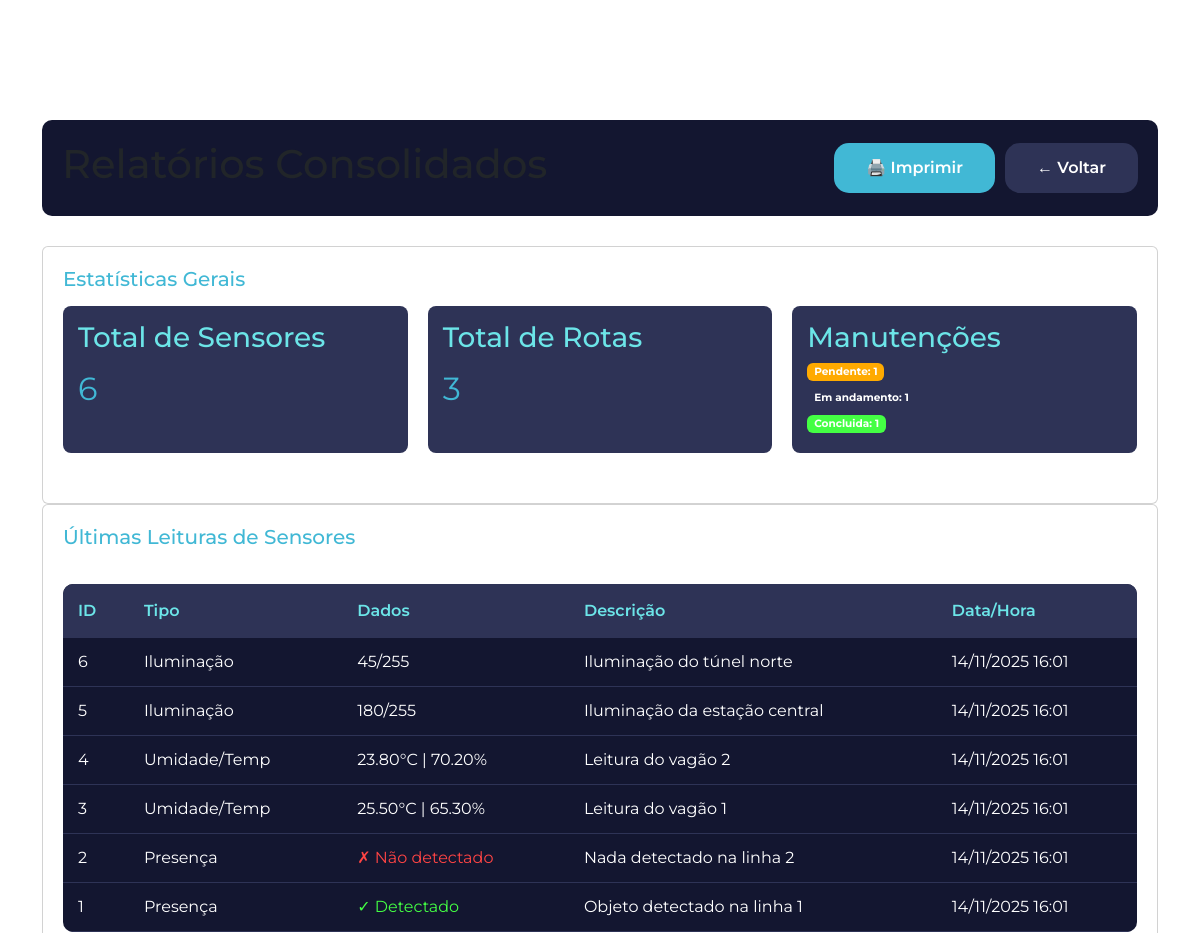
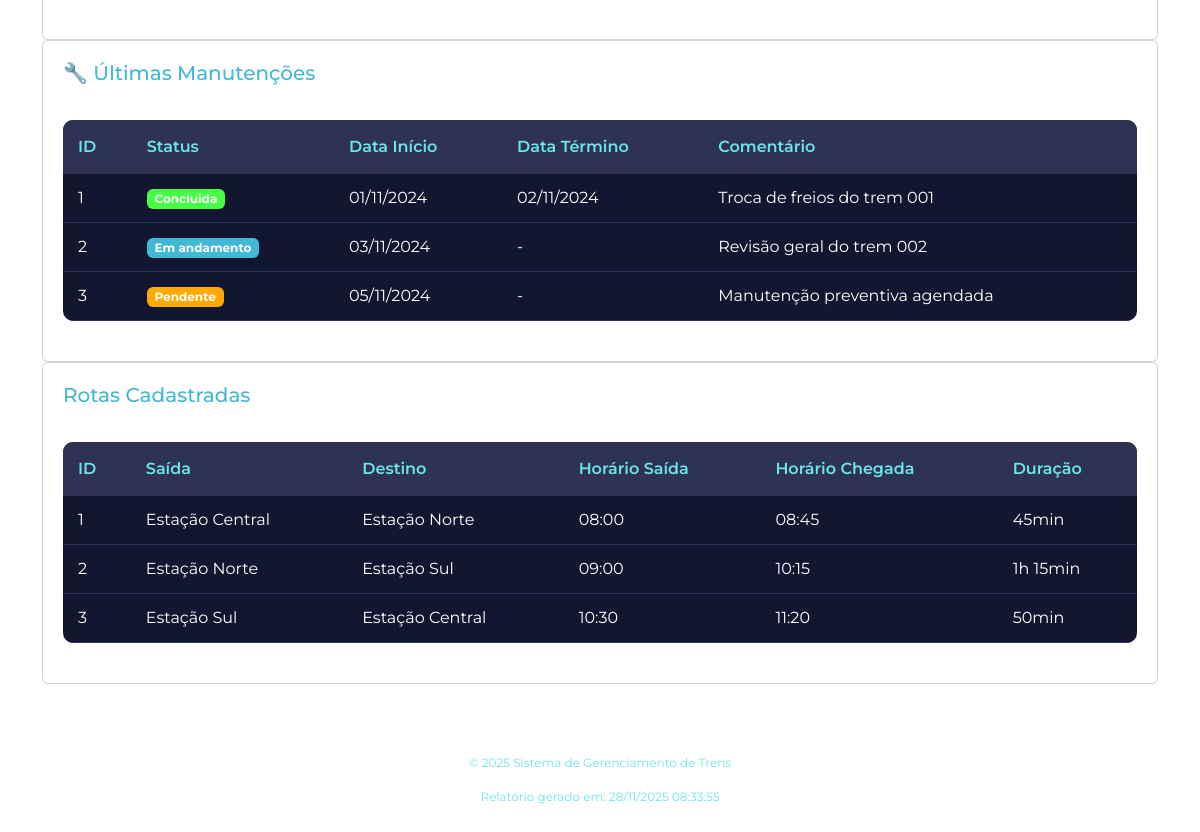
The page /relatorios/visualizar.php (signed in) on the database its author committed (2 pictures, top to bottom).
### tables this page shows
CREATE TABLE sensores (
    id_sensor INT NOT NULL AUTO_INCREMENT PRIMARY KEY,
    tipo_sensor ENUM('presenca', 'umidade_temperatura', 'iluminacao') NOT NULL,
    
     
     
    presenca_detectada TINYINT(1) DEFAULT NULL,
    
     
    temperatura DECIMAL(5,2) DEFAULT NULL,   
    umidade DECIMAL(5,2) DEFAULT NULL,       
    
     
    nivel_iluminacao INT DEFAULT NULL,       
    
     
    descricao VARCHAR(200) DEFAULT NULL,
    timestamp_leitura TIMESTAMP DEFAULT CURRENT_TIMESTAMP,
    
    INDEX idx_tipo (tipo_sensor),
    INDEX idx_timestamp (timestamp_leitura)
);

CREATE TABLE manutencoes (
    id_manutencao INT NOT NULL AUTO_INCREMENT PRIMARY KEY,
    status_manutencao ENUM('pendente', 'em_andamento', 'concluida', 'cancelada') NOT NULL DEFAULT 'pendente',
    data_inicio DATE NOT NULL,
    data_termino DATE DEFAULT NULL,
    comentario TEXT DEFAULT NULL,
    criado_em TIMESTAMP DEFAULT CURRENT_TIMESTAMP,
    atualizado_em TIMESTAMP DEFAULT CURRENT_TIMESTAMP ON UPDATE CURRENT_TIMESTAMP,
    
    INDEX idx_status (status_manutencao),
    INDEX idx_data_inicio (data_inicio)
);

CREATE TABLE rotas (
    id_rota INT NOT NULL AUTO_INCREMENT PRIMARY KEY,
    local_saida VARCHAR(100) NOT NULL,
    local_destino VARCHAR(100) NOT NULL,
    horario_saida TIME NOT NULL,
    horario_chegada TIME NOT NULL,
    criado_em TIMESTAMP DEFAULT CURRENT_TIMESTAMP,
    
    INDEX idx_saida (local_saida),
    INDEX idx_destino (local_destino)
);

### config.php (called while the page is built, shortened)
<?php
function sanitizar($texto) {
    return htmlspecialchars($texto, ENT_QUOTES, 'UTF-8');
}
function calcularDuracao($inicio, $fim) {
    $dt_inicio = new DateTime($inicio);
    $dt_fim = new DateTime($fim);
    $intervalo = $dt_inicio->diff($dt_fim);
    $horas = $intervalo->h;
    $minutos = $intervalo->i;
    if ($horas > 0) {
        return $horas . "h " . $minutos . "min";
    }
    return $minutos . "min";
}
function formatarData($data) {
    if (empty($data)) return '-';
    $dt = new DateTime($data);
    return $dt->format('d/m/Y');
}
function formatarTimestamp($timestamp) {
    $dt = new DateTime($timestamp);
    return $dt->format('d/m/Y H:i');
}
?>

### relatorios/visualizar.php (the view, shortened to what this page needs)
<?php
require_once '../config.php';
try {
    $sql = "SELECT * FROM sensores ORDER BY timestamp_leitura DESC LIMIT 10";
    $stmt = $pdo->query($sql);
    $sensores = $stmt->fetchAll();
} catch(PDOException $e) {
    $sensores = [];
}
try {
    $sql = "SELECT * FROM manutencoes ORDER BY criado_em DESC LIMIT 10";
    $stmt = $pdo->query($sql);
    $manutencoes = $stmt->fetchAll();
} catch(PDOException $e) {
    $manutencoes = [];
}
try {
    $sql = "SELECT * FROM rotas ORDER BY criado_em DESC LIMIT 10";
    $stmt = $pdo->query($sql);
    $rotas = $stmt->fetchAll();
} catch(PDOException $e) {
    $rotas = [];
}
try {
    $stmt = $pdo->query("SELECT COUNT(*) as total FROM sensores");
    $totalSensores = $stmt->fetch()['total'];
    $stmt = $pdo->query("SELECT status_manutencao, COUNT(*) as total FROM manutencoes GROUP BY status_manutencao");
    $statusManutencoes = $stmt->fetchAll();
    $stmt = $pdo->query("SELECT COUNT(*) as total FROM rotas");
    $totalRotas = $stmt->fetch()['total'];
} catch(PDOException $e) {
    $totalSensores = 0;
    $statusManutencoes = [];
    $totalRotas = 0;
}
?>
<!DOCTYPE html>
<html lang="pt-BR">
<head>
    <link rel="stylesheet" href="../css/estilo.css">
    <link href="https://cdn.jsdelivr.net/npm/bootstrap@5.3.8/dist/css/bootstrap.min.css" rel="stylesheet">
</head>
<body>
    <div class="container" style="padding-top: 120px;">
        <div class="header-dashboard">
            <h1>Relatórios Consolidados</h1>
            <div style="display: flex; gap: 10px;">
                <button onclick="window.print()" class="botao botao-primario">🖨️ Imprimir</button>
                <a href="../dashboard.php" class="botao botao-secundario">← Voltar</a>
            </div>
        </div>
        <div class="card">
            <h2>Estatísticas Gerais</h2>
            <div class="cards-container">
                <div style="background-color: #2e3356; padding: 15px; border-radius: 8px;">
                    <h3 style="color: #6ce5e8; margin: 0;">Total de Sensores</h3>
                    <p style="font-size: 32px; margin: 10px 0; color: #41b8d5;"><?= $totalSensores ?></p>
                </div>
                <div style="background-color: #2e3356; padding: 15px; border-radius: 8px;">
                    <h3 style="color: #6ce5e8; margin: 0;">Total de Rotas</h3>
                    <p style="font-size: 32px; margin: 10px 0; color: #41b8d5;"><?= $totalRotas ?></p>
                </div>
                <div style="background-color: #2e3356; padding: 15px; border-radius: 8px;">
                    <h3 style="color: #6ce5e8; margin: 0;">Manutenções</h3>
                    <?php foreach($statusManutencoes as $status): ?>
                        <p style="margin: 5px 0;">
                            <span class="badge badge-<?= $status['status_manutencao'] ?>">
                                <?= ucfirst(str_replace('_', ' ', $status['status_manutencao'])) ?>: <?= $status['total'] ?>
                            </span>
                        </p>
                    <?php endforeach; ?>
                </div>
            </div>
        </div>
        <div class="card">
            <h2>Últimas Leituras de Sensores</h2>
            <?php if (empty($sensores)): ?>
                <p style="text-align: center; color: #6ce5e8;">Nenhum sensor registrado.</p>
            <?php else: ?>
                <div class="tabela-container">
                    <table class="tabela">
                        <thead>
                            <tr>
                                <th>ID</th>
                                <th>Tipo</th>
                                <th>Dados</th>
                                <th>Descrição</th>
                                <th>Data/Hora</th>
                            </tr>
                        </thead>
                        <tbody>
                            <?php foreach($sensores as $sensor): ?>
                            <tr>
                                <td><?= $sensor['id_sensor'] ?></td>
                                <td>
                                    <?php
                                    $tipos = [
                                        'presenca' => 'Presença',
                                        'umidade_temperatura' => 'Umidade/Temp',
                                        'iluminacao' => 'Iluminação'
                                    ];
                                    echo $tipos[$sensor['tipo_sensor']] ?? $sensor['tipo_sensor'];
                                    ?>
                                </td>
                                <td>
                                    <?php
                                    if ($sensor['tipo_sensor'] == 'presenca') {
                                        echo $sensor['presenca_detectada'] ?
                                            '<span style="color: #44ff44;">✓ Detectado</span>' :
                                            '<span style="color: #ff4444;">✗ Não detectado</span>';
                                    } elseif ($sensor['tipo_sensor'] == 'umidade_temperatura') {
                                        echo "" . $sensor['temperatura'] . "°C | ";
                                        echo "" . $sensor['umidade'] . "%";
                                    } elseif ($sensor['tipo_sensor'] == 'iluminacao') {
                                        echo "" . $sensor['nivel_iluminacao'] . "/255";
                                    }
                                    ?>
                                </td>
                                <td><?= sanitizar($sensor['descricao'] ?? '-') ?></td>
                                <td><?= formatarTimestamp($sensor['timestamp_leitura']) ?></td>
                            </tr>
                            <?php endforeach; ?>
                        </tbody>
                    </table>
                </div>
            <?php endif; ?>
        </div>
        <div class="card">
            <h2>🔧 Últimas Manutenções</h2>
            <?php if (empty($manutencoes)): ?>
                <p style="text-align: center; color: #6ce5e8;">Nenhuma manutenção registrada.</p>
            <?php else: ?>
                <div class="tabela-container">
                    <table class="tabela">
                        <thead>
                            <tr>
                                <th>ID</th>
                                <th>Status</th>
                                <th>Data Início</th>
                                <th>Data Término</th>
                                <th>Comentário</th>
                            </tr>
                        </thead>
                        <tbody>
                            <?php foreach($manutencoes as $man): ?>
                            <tr>
                                <td><?= $man['id_manutencao'] ?></td>
                                <td>
                                    <?php
                                    $badges = [
                                        'pendente' => 'badge-pendente',
                                        'em_andamento' => 'badge-andamento',
                                        'concluida' => 'badge-concluida',
                                        'cancelada' => 'badge-cancelada'
                                    ];
                                    $classe = $badges[$man['status_manutencao']] ?? '';
                                    ?>
                                    <span class="badge <?= $classe ?>">
                                        <?= ucfirst(str_replace('_', ' ', $man['status_manutencao'])) ?>
                                    </span>
                                </td>
                                <td><?= formatarData($man['data_inicio']) ?></td>
                                <td><?= formatarData($man['data_termino']) ?></td>
                                <td><?= sanitizar(substr($man['comentario'], 0, 80)) ?></td>
                            </tr>
                            <?php endforeach; ?>
                        </tbody>
                    </table>
                </div>
            <?php endif; ?>
        </div>
        <div class="card">
            <h2>Rotas Cadastradas</h2>
            <?php if (empty($rotas)): ?>
                <p style="text-align: center; color: #6ce5e8;">Nenhuma rota registrada.</p>
            <?php else: ?>
                <div class="tabela-container">
                    <table class="tabela">
                        <thead>
                            <tr>
                                <th>ID</th>
                                <th>Saída</th>
                                <th>Destino</th>
                                <th>Horário Saída</th>
                                <th>Horário Chegada</th>
                                <th>Duração</th>
                            </tr>
                        </thead>
                        <tbody>
                            <?php foreach($rotas as $rota): ?>
                            <tr>
                                <td><?= $rota['id_rota'] ?></td>
                                <td><?= sanitizar($rota['local_saida']) ?></td>
                                <td><?= sanitizar($rota['local_destino']) ?></td>
                                <td><?= substr($rota['horario_saida'], 0, 5) ?></td>
                                <td><?= substr($rota['horario_chegada'], 0, 5) ?></td>
                                <td><?= calcularDuracao($rota['horario_saida'], $rota['horario_chegada']) ?></td>
                            </tr>
                            <?php endforeach; ?>
                        </tbody>
                    </table>
                </div>
            <?php endif; ?>
        </div>
        <div class="rodape">
            <p>© 2025 Sistema de Gerenciamento de Trens</p>
            <p>Relatório gerado em: <?= date('d/m/Y H:i:s') ?></p>
        </div>
    </div>
</body>
</html>

### css/estilo.css (style rules this page uses)
* { margin: 0; padding: 0; box-sizing: border-box; font-family: "Montserrat", sans-serif; }
body { background-color: #1a1e34; color: white; min-height: 100vh; }
.container { max-width: 1200px; margin: 0 auto; padding: 20px; }
h1 { color: white; font-size: 2rem; margin-bottom: 1rem; }
h2 { color: #41b8d5; font-size: 1.5rem; margin-bottom: 1rem; }
h3 { color: rgb(207, 207, 207); font-size: 1.2rem; margin-top: 0; }
.botao { padding: 0.8rem 2rem; border: none; border-radius: 15px; cursor: pointer; font-size: 16px; font-weight: 600; transition: all 0.3s; text-decoration: none; display: inline-block; }
.botao-primario { background-color: #41b8d5; color: white; }
.botao-secundario { background-color: #2e3356; color: white; }
.header-dashboard { background-color: #131630; border-radius: 10px; padding: 20px; margin-bottom: 30px; display: flex; justify-content: space-between; align-items: center; box-shadow: 0px 0px 10px rgba(255, 255, 255, 0.1); flex-wrap: wrap; gap: 15px; }
.cards-container { display: grid; grid-template-columns: repeat(auto-fit, minmax(300px, 1fr)); gap: 20px; margin-bottom: 30px; }
.card { background-color: #131630; border-radius: 10px; padding: 20px; box-shadow: 0px 0px 10px rgba(255, 255, 255, 0.1); }
.card h2 { color: #41b8d5; margin-bottom: 15px; font-size: 20px; }
.card p { color: white; margin: 10px 0; font-size: 14px; }
.tabela-container { overflow-x: auto; margin: 20px 0; }
.tabela { width: 100%; border-collapse: collapse; background-color: #131630; border-radius: 10px; overflow: hidden; }
.tabela thead { background-color: #2e3356; }
.tabela th { padding: 15px; text-align: left; color: #6ce5e8; font-weight: 600; }
.tabela td { padding: 12px 15px; border-bottom: 1px solid #2e3356; color: white; }
.badge { display: inline-block; padding: 4px 10px; border-radius: 12px; font-size: 12px; font-weight: 600; }
.badge-pendente { background-color: #ffaa00; color: #1a1e34; }
.badge-andamento { background-color: #41b8d5; color: white; }
.badge-concluida { background-color: #44ff44; color: #1a1e34; }
.rodape { text-align: center; margin-top: 50px; padding: 20px; color: #6ce5e8; font-size: 12px; }

### rows shown on the page
sensores: id_sensor "6", tipo_sensor "Iluminação", nivel_iluminacao "45", descricao "Iluminação do túnel norte", timestamp_leitura "14/11/2025 16:01"
sensores: id_sensor "5", tipo_sensor "Iluminação", nivel_iluminacao "180", descricao "Iluminação da estação central", timestamp_leitura "14/11/2025 16:01"
sensores: id_sensor "4", tipo_sensor "Umidade/Temp", temperatura "23.80", umidade "70.20", descricao "Leitura do vagão 2", timestamp_leitura "14/11/2025 16:01"
sensores: id_sensor "3", tipo_sensor "Umidade/Temp", temperatura "25.50", umidade "65.30", descricao "Leitura do vagão 1", timestamp_leitura "14/11/2025 16:01"
sensores: id_sensor "2", tipo_sensor "Presença", presenca_detectada "✗ Não detectado", descricao "Nada detectado na linha 2", timestamp_leitura "14/11/2025 16:01"
sensores: id_sensor "1", tipo_sensor "Presença", presenca_detectada "✓ Detectado", descricao "Objeto detectado na linha 1", timestamp_leitura "14/11/2025 16:01"
manutencoes: id_manutencao "1", status_manutencao "Concluida", data_inicio "01/11/2024", data_termino "02/11/2024", comentario "Troca de freios do trem 001"
manutencoes: id_manutencao "2", status_manutencao "Em andamento", data_inicio "03/11/2024", data_termino "-", comentario "Revisão geral do trem 002"
manutencoes: id_manutencao "3", status_manutencao "Pendente", data_inicio "05/11/2024", data_termino "-", comentario "Manutenção preventiva agendada"
rotas: id_rota "1", local_saida "Estação Central", local_destino "Estação Norte", horario_saida "08:00", horario_chegada "08:45", horario_saida+horario_chegada "45min"
rotas: id_rota "2", local_saida "Estação Norte", local_destino "Estação Sul", horario_saida "09:00", horario_chegada "10:15", horario_saida+horario_chegada "1h 15min"
rotas: id_rota "3", local_saida "Estação Sul", local_destino "Estação Central", horario_saida "10:30", horario_chegada "11:20", horario_saida+horario_chegada "50min"

### other values the page prints
$totalSensores "6"
$totalRotas "3"
str_replace('_', ' ', $status['status_manutencao']) "Pendente"
$status['total'] "1"
str_replace('_', ' ', $status['status_manutencao']) "Em andamento"
str_replace('_', ' ', $status['status_manutencao']) "Concluida"
